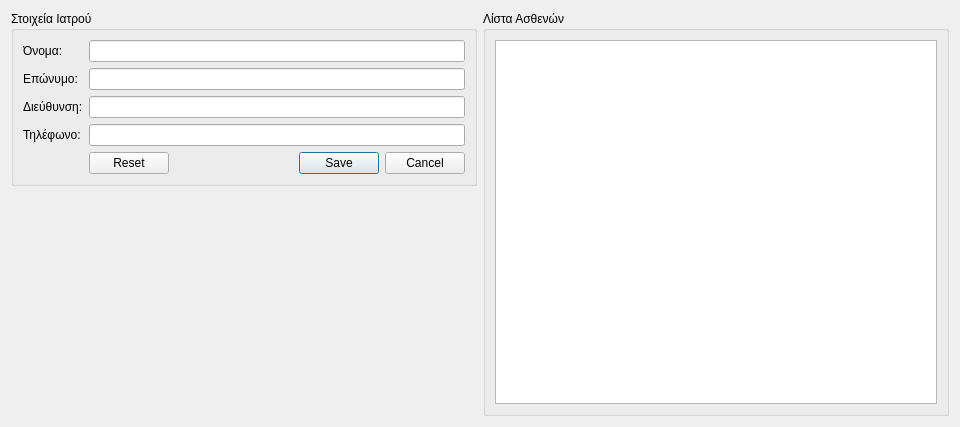
<?xml version="1.0" encoding="UTF-8"?>
<ui version="4.0">
 <class>Form</class>
 <widget class="QWidget" name="Form">
  <property name="windowModality">
   <enum>Qt::WindowModal</enum>
  </property>
  <property name="geometry">
   <rect>
    <x>0</x>
    <y>0</y>
    <width>960</width>
    <height>427</height>
   </rect>
  </property>
  <property name="windowTitle">
   <string>Καρτέλα Ιατρου</string>
  </property>
  <property name="autoFillBackground">
   <bool>false</bool>
  </property>
  <layout class="QGridLayout" name="gridLayout">
   <item row="0" column="0">
    <widget class="QGroupBox" name="groupBox">
     <property name="title">
      <string>Στοιχεία Ιατρού</string>
     </property>
     <layout class="QFormLayout" name="formLayout">
      <property name="fieldGrowthPolicy">
       <enum>QFormLayout::ExpandingFieldsGrow</enum>
      </property>
      <item row="1" column="0">
       <widget class="QLabel" name="label">
        <property name="text">
         <string>Όνομα:</string>
        </property>
       </widget>
      </item>
      <item row="1" column="1">
       <widget class="QLineEdit" name="name"/>
      </item>
      <item row="3" column="0">
       <widget class="QLabel" name="label_2">
        <property name="text">
         <string>Επώνυμο:</string>
        </property>
       </widget>
      </item>
      <item row="3" column="1">
       <widget class="QLineEdit" name="surname"/>
      </item>
      <item row="6" column="0">
       <widget class="QLabel" name="label_3">
        <property name="text">
         <string>Διεύθυνση:</string>
        </property>
       </widget>
      </item>
      <item row="6" column="1">
       <widget class="QLineEdit" name="phone">
        <property name="text">
         <string/>
        </property>
       </widget>
      </item>
      <item row="8" column="0">
       <widget class="QLabel" name="label_4">
        <property name="text">
         <string>Τηλέφωνο:</string>
        </property>
       </widget>
      </item>
      <item row="8" column="1">
       <widget class="QLineEdit" name="address">
        <property name="text">
         <string/>
        </property>
       </widget>
      </item>
      <item row="9" column="1">
       <widget class="QDialogButtonBox" name="buttonBox">
        <property name="standardButtons">
         <set>QDialogButtonBox::Cancel|QDialogButtonBox::Reset|QDialogButtonBox::Save</set>
        </property>
       </widget>
      </item>
     </layout>
    </widget>
   </item>
   <item row="0" column="1" rowspan="2">
    <widget class="QGroupBox" name="groupBox_2">
     <property name="title">
      <string>Λίστα Ασθενών</string>
     </property>
     <layout class="QHBoxLayout" name="horizontalLayout">
      <item>
       <widget class="PatientList" name="patientList"/>
      </item>
     </layout>
    </widget>
   </item>
   <item row="1" column="0">
    <spacer name="verticalSpacer">
     <property name="orientation">
      <enum>Qt::Vertical</enum>
     </property>
     <property name="sizeHint" stdset="0">
      <size>
       <width>20</width>
       <height>204</height>
      </size>
     </property>
    </spacer>
   </item>
  </layout>
 </widget>
 <customwidgets>
  <customwidget>
   <class>PatientList</class>
   <extends>QTableView</extends>
   <header>patientlist.h</header>
  </customwidget>
 </customwidgets>
 <resources/>
 <connections>
  <connection>
   <sender>buttonBox</sender>
   <signal>accepted()</signal>
   <receiver>Form</receiver>
   <slot>accepted()</slot>
   <hints>
    <hint type="sourcelabel">
     <x>338</x>
     <y>182</y>
    </hint>
    <hint type="destinationlabel">
     <x>322</x>
     <y>268</y>
    </hint>
   </hints>
  </connection>
  <connection>
   <sender>buttonBox</sender>
   <signal>rejected()</signal>
   <receiver>Form</receiver>
   <slot>cancel()</slot>
   <hints>
    <hint type="sourcelabel">
     <x>279</x>
     <y>176</y>
    </hint>
    <hint type="destinationlabel">
     <x>172</x>
     <y>323</y>
    </hint>
   </hints>
  </connection>
 </connections>
 <slots>
  <slot>accepted()</slot>
  <slot>cancel()</slot>
  <slot>reset()</slot>
 </slots>
</ui>
